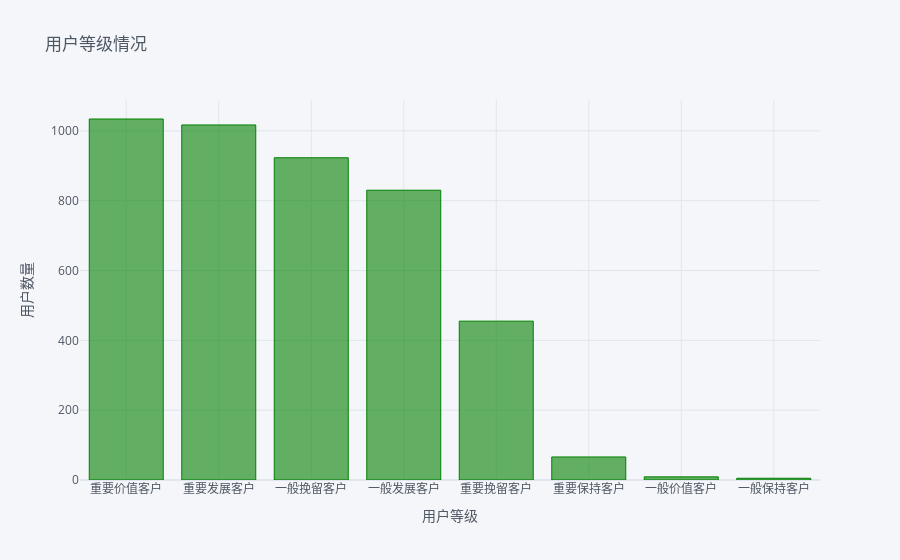

This figure's notebook cell:
### Code cell
#数据可视化
bar.iplot(kind='bar',
         title='用户等级情况',
         xTitle='用户等级',
         yTitle='用户数量',
         color='green')

### Figure 1 — Plotly figure (JSON) as saved in the notebook; plotly's stock layout.template omitted (floating-point values rounded to 4 significant figures)
{"data": [{"marker": {"color": "rgba(0, 128, 0, 0.6)", "line": {"color": "rgba(0, 128, 0, 1.0)", "width": 1}}, "name": "customer_value", "orientation": "v", "text": "", "type": "bar", "x": ["重要价值客户", "重要发展客户", "一般挽留客户", "一般发展客户", "重要挽留客户", "重要保持客户", "一般价值客户", "一般保持客户"], "y": [1034, 1017, 923, 830, 455, 66, 9, 5]}], "layout": {"legend": {"bgcolor": "#F5F6F9", "font": {"color": "#4D5663"}}, "paper_bgcolor": "#F5F6F9", "plot_bgcolor": "#F5F6F9", "title": {"font": {"color": "#4D5663"}, "text": "用户等级情况"}, "xaxis": {"gridcolor": "#E1E5ED", "showgrid": true, "tickfont": {"color": "#4D5663"}, "title": {"font": {"color": "#4D5663"}, "text": "用户等级"}, "zerolinecolor": "#E1E5ED"}, "yaxis": {"gridcolor": "#E1E5ED", "showgrid": true, "tickfont": {"color": "#4D5663"}, "title": {"font": {"color": "#4D5663"}, "text": "用户数量"}, "zerolinecolor": "#E1E5ED"}}}
